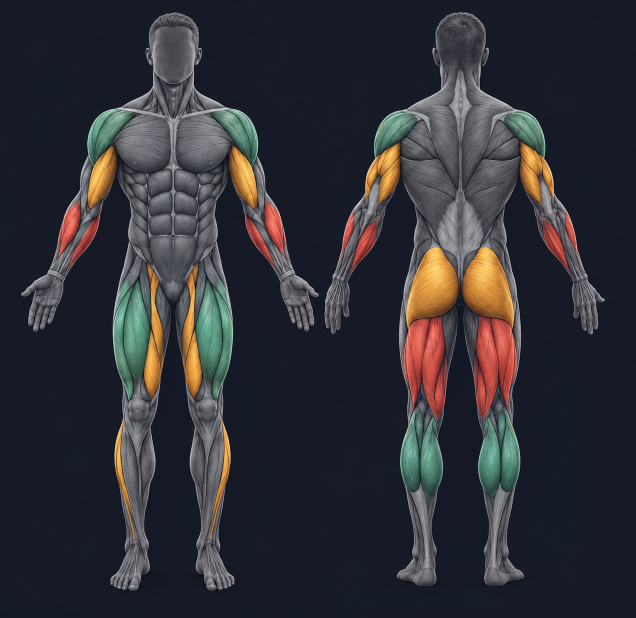
#> input picture tools/muscles/src.png, 1272 x 1236 px (shown at 1/2 size)
$ python make.py
#> lines starting #> are read from the running program, lines starting #| are printed output that depends on the picture; after the words box and inside, x2 and y2 are one past the last pixel; in counts of white or black regions, pixels touching at a corner belong together
# Muscle map assets (1.2): the drawing by a friend of the owner (tools/muscles/src.png, colours = sample groups)
# -> grey base (public/muscles/base.webp), one alpha mask per muscle_svc group (m_<key>.png) and a
# small label map for clicks (labels.png, value = group index + 1 in GROUPS order). Run from the repo root.
from PIL import Image, ImageDraw, ImageFilter
import numpy as np
from scipy import ndimage
src=Image.open(__import__('os').path.join(__import__('os').path.dirname(__file__),'src.png')).convert('RGB'); W,H=src.size
#> further down, src is the input picture: PIL image 1272x1236 RGB; mean R, G, B 48.6, 49, 55.5
#> after `W, H = src.size`: W = 1272; H = 1236
im=np.asarray(src).astype(float)/255
mx=im.max(-1); mn=im.min(-1); sat=(mx-mn)/(mx+1e-6)
#> after `sat = (mx - mn) / (mx + 1e-06)`:
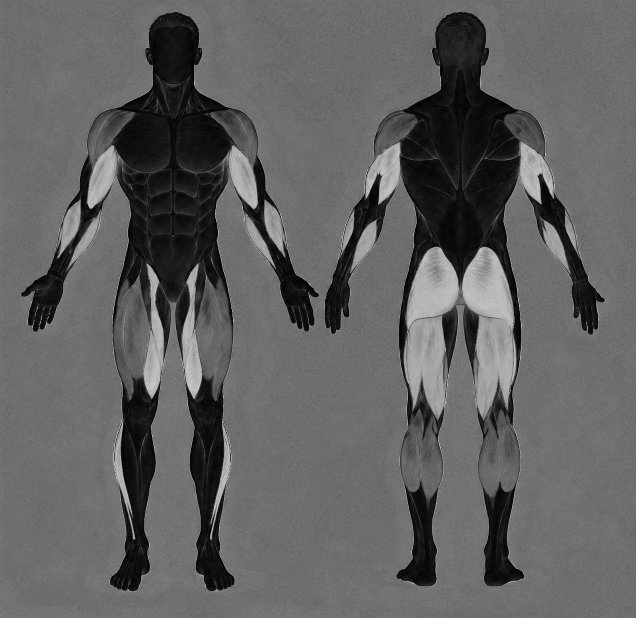
#> sat: shape (1236, 1272) float64 (shown at 1/2 size); min 0, max 1, mean 0.38
r,g,b=im[...,0],im[...,1],im[...,2]
# hue in [0,1)
d=mx-mn+1e-9
h=np.where(mx==r,((g-b)/d)%6,np.where(mx==g,(b-r)/d+2,(r-g)/d+4))/6
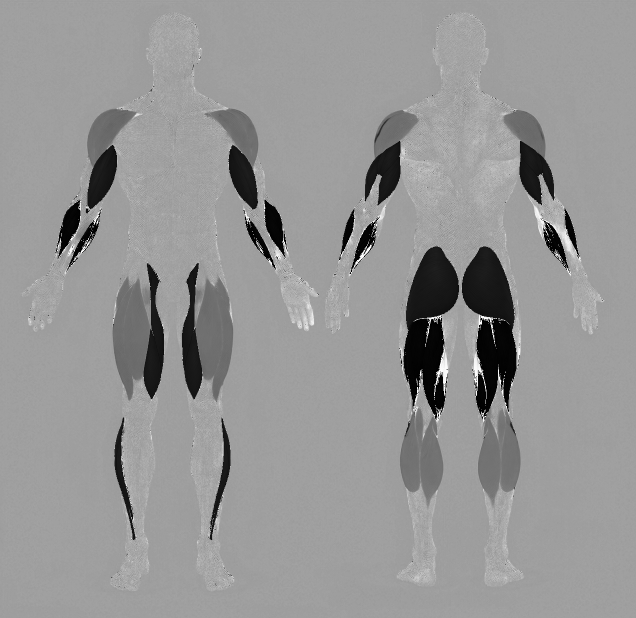
#> h: shape (1236, 1272) float64 (shown at 1/2 size); min 0, max 0.998, mean 0.588
bg=np.array([22,26,38])/255
dist=np.sqrt(((im-bg)**2).sum(-1))
body=dist>0.07
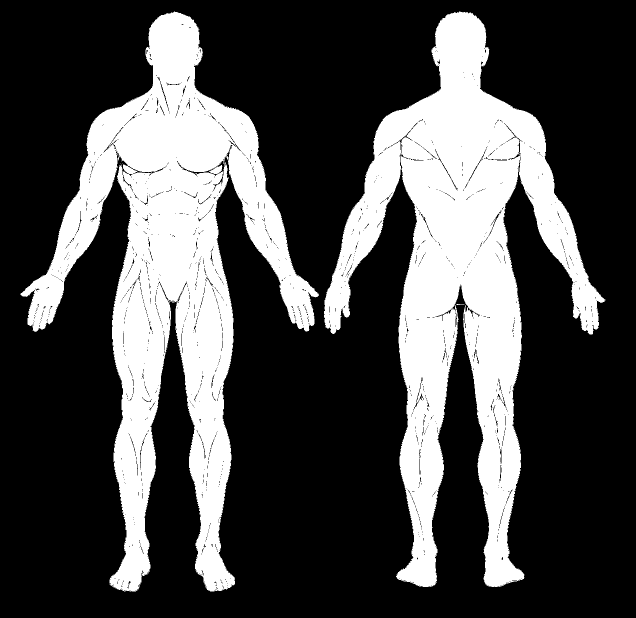
#> body: shape (1236, 1272) bool (shown at 1/2 size); 29.5% white; 8 white regions (5 under 20 px), largest, box (x1, y1, x2, y2) and area: (648, 23, 1211, 1174) 232152, (41, 23, 638, 1184) 230844, (913, 608, 929, 610) 21
col=(sat>0.3)&(mx>0.22)&(h<0.55)&body
#> col: shape (1236, 1272) bool; 8.9% white; 201 white regions (166 under 20 px), largest, box (x1, y1, x2, y2) and area: (924, 494, 1033, 994) 26516, (807, 494, 918, 836) 22265, (228, 527, 328, 799) 16161
col=ndimage.binary_opening(col,iterations=1); col=ndimage.binary_closing(col,iterations=2)
#> after `col = ndimage.binary_opening(col, iterations=1)`: col: shape (1236, 1272) bool; 8.7% white; 62 white regions (28 under 20 px), largest, box (x1, y1, x2, y2) and area: (807, 494, 918, 836) 21956, (924, 494, 1033, 833) 21761, (228, 527, 328, 799) 15992
#> after `col = ndimage.binary_closing(col, iterations=2)`: col: shape (1236, 1272) bool; 8.9% white; 39 white regions (13 under 20 px), largest, box (x1, y1, x2, y2) and area: (807, 494, 918, 836) 22290, (924, 494, 1033, 833) 22192, (228, 527, 328, 799) 16644
red=col&((h<0.06)|(h>0.95)); yel=col&(h>=0.06)&(h<0.2); grn=col&(h>=0.25)&(h<0.55)
#> after `red = col & ((h < 0.06) | (h > 0.95))`: red: shape (1236, 1272) bool; 2.3% white; 321 white regions (310 under 20 px), largest, box (x1, y1, x2, y2) and area: (807, 635, 890, 836) 11324, (951, 635, 1033, 833) 11316, (529, 399, 572, 513) 2443
#> after `yel = col & (h >= 0.06) & (h < 0.2)`: yel: shape (1236, 1272) bool; 3.6% white; 15 white regions (4 under 20 px), largest, box (x1, y1, x2, y2) and area: (812, 494, 917, 659) 10878, (924, 494, 1028, 658) 10766, (287, 527, 328, 798) 5725
#> after `grn = col & (h >= 0.25) & (h < 0.55)`: grn: shape (1236, 1272) bool; 3.1% white; 33 white regions (18 under 20 px), largest, box (x1, y1, x2, y2) and area: (228, 560, 303, 799) 10833, (391, 559, 464, 801) 10218, (958, 821, 1039, 994) 9138
yy,xx=np.mgrid[0:H,0:W]
front=xx<636; back=~front
G={k:np.zeros((H,W),bool) for k in ['calves','quads','hams','glutes','hips','core','back','chest','shoulders','arms','knees','ankles']}
def poly(pts):
    m=Image.new('L',(W,H),0); ImageDraw.Draw(m).polygon(pts,fill=255); return np.asarray(m)>0
#> after `m = Image.new('L', (W, H), 0)`: m: PIL image 1272x1236 L; every value is 0
#> after `ImageDraw.Draw(m).polygon(pts, fill=255)`: m: PIL image 1272x1236 L; 1.5% white; 1 white region, box (x1, y1, x2, y2) and area: (240, 226, 453, 353) 23149
#> in poly (call 2), `ImageDraw.Draw(m).polygon(pts, fill=255)`: m: PIL image 1272x1236 L; 2.2% white; 1 white region, box (x1, y1, x2, y2) and area: (250, 350, 433, 576) 34124
def circ(cx,cy,rr):
    return (xx-cx)**2+(yy-cy)**2<rr*rr
G['chest']|=poly([(255,232),(338,226),(352,226),(430,232),(452,262),(445,320),(420,345),(360,348),(345,352),(330,348),(270,345),(245,320),(240,262)])&body
G['core']|=poly([(262,350),(420,350),(432,400),(430,470),(412,520),(372,560),(340,575),(308,560),(270,520),(250,470),(250,400)])&body
G['knees']|=(circ(287,805,30)|circ(410,805,30))&body
G['back']|=poly([(860,175),(900,165),(940,175),(990,215),(1030,240),(1045,290),(1040,380),(1020,450),(985,495),(930,510),(880,510),(840,495),(810,450),(795,380),(795,290),(810,240),(850,215)])&body
#> in poly (call 3), `ImageDraw.Draw(m).polygon(pts, fill=255)`: m: PIL image 1272x1236 L; 4.4% white; 1 white region, box (x1, y1, x2, y2) and area: (795, 165, 1046, 511) 69051
G['ankles']|=(poly([(838,990),(872,990),(876,1110),(842,1110)])|poly([(978,990),(1012,990),(1008,1110),(974,1110)]))&body
#> in poly (call 4), `ImageDraw.Draw(m).polygon(pts, fill=255)`: m: PIL image 1272x1236 L; 0.27% white; 1 white region, box (x1, y1, x2, y2) and area: (838, 990, 877, 1111) 4231
#> in poly (call 5), `ImageDraw.Draw(m).polygon(pts, fill=255)`: m: PIL image 1272x1236 L; 0.27% white; 1 white region, box (x1, y1, x2, y2) and area: (974, 990, 1013, 1111) 4231
# coloured ones (override)
def put(k,m):
#> called with k = 'shoulders'
    for kk in G: G[kk]&=~m
#> this loop made 12 passes
#> kk on passes 1 to 12: 'calves', 'quads', 'hams', 'glutes', 'hips', 'core', 'back', 'chest', 'shoulders', 'arms', 'knees', 'ankles'
#> after the loop, G = 12 items
    G[k]|=m
put('shoulders',grn&(yy<300))
# whole deltoids (the drawing is coloured only partly at the top of the shoulder)
put('shoulders',(poly([(250,222),(215,222),(185,245),(175,280),(180,320),(200,330),(225,300),(250,265)])|poly([(436,222),(471,222),(501,245),(511,280),(506,320),(486,330),(461,300),(436,265)])
    |poly([(830,225),(790,225),(760,245),(748,280),(752,310),(775,300),(805,280),(835,255)])|poly([(1010,225),(1050,225),(1080,245),(1092,280),(1088,310),(1065,300),(1035,280),(1005,255)]))&body)
#> in poly (call 6), `ImageDraw.Draw(m).polygon(pts, fill=255)`: m: PIL image 1272x1236 L; 0.36% white; 1 white region, box (x1, y1, x2, y2) and area: (175, 222, 251, 331) 5659
#> in poly (call 7), `ImageDraw.Draw(m).polygon(pts, fill=255)`: m: PIL image 1272x1236 L; 0.36% white; 1 white region, box (x1, y1, x2, y2) and area: (436, 222, 512, 331) 5659
#> in poly (call 8), `ImageDraw.Draw(m).polygon(pts, fill=255)`: m: PIL image 1272x1236 L; 0.29% white; 1 white region, box (x1, y1, x2, y2) and area: (748, 225, 836, 311) 4613
#> in poly (call 9), `ImageDraw.Draw(m).polygon(pts, fill=255)`: m: PIL image 1272x1236 L; 0.29% white; 1 white region, box (x1, y1, x2, y2) and area: (1005, 225, 1093, 311) 4613
#> the loop in put (call 2), `for kk in G: G[kk]&=~m` made 12 passes
put('arms',yel&front&(yy<440)&((xx<240)|(xx>440)))
put('arms',red&front&(yy<560))
put('quads',grn&front&(yy>500))
put('hips',yel&front&(yy>500)&(yy<820)&(xx>270)&(xx<410))
put('ankles',yel&front&(yy>820))
put('arms',yel&back&(yy<440)&((xx<810)|(xx>1030)))
put('arms',red&back&(yy<580)&((xx<790)|(xx>1050)))
put('glutes',yel&back&(yy>470)&(yy<660))
put('hams',red&back&(yy>600))
put('calves',grn&back&(yy>780))
for k in G:
    m=ndimage.binary_closing(G[k],iterations=4)
    G[k]=ndimage.binary_fill_holes(m)&body
#> this loop made 12 passes
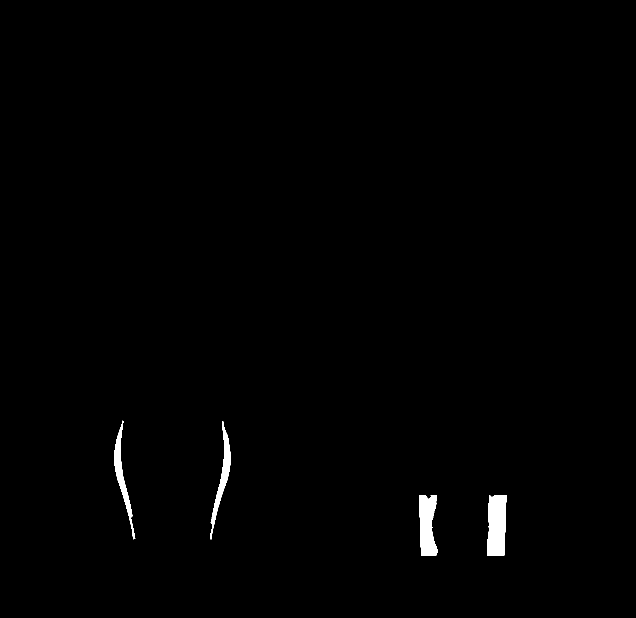
#> m: shape (1236, 1272) bool (shown at 1/2 size); 0.76% white; 4 white regions, box (x1, y1, x2, y2) and area: (974, 990, 1013, 1111) 4148, (838, 990, 875, 1111) 3461, (420, 842, 461, 1079) 2244, (229, 841, 271, 1079) 2149
for k,m in G.items(): print(k,m.sum())
# grey base: luminance, recolour coloured areas to match nearby grey
L=0.3*r+0.59*g+0.11*b
grey_mus=body&~col&(L>0.12)
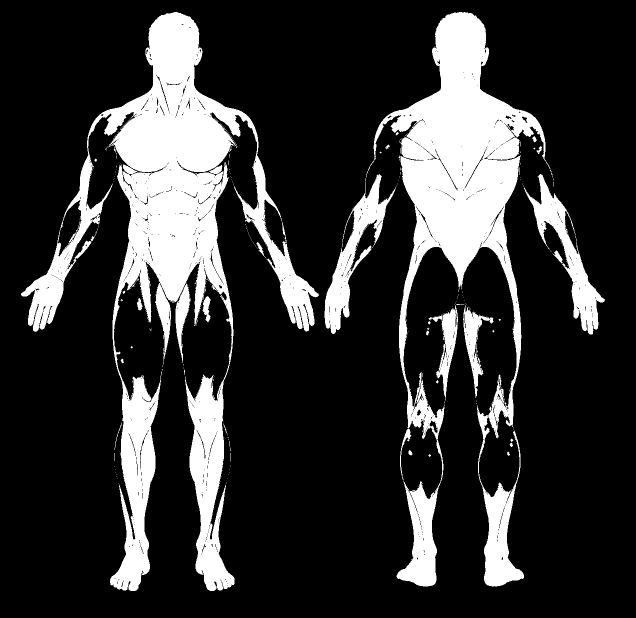
#> grey_mus: shape (1236, 1272) bool (shown at 1/2 size); 20.2% white; 260 white regions (228 under 20 px), largest, box (x1, y1, x2, y2) and area: (42, 24, 638, 1182) 164940, (732, 24, 1101, 1173) 117393, (1048, 348, 1210, 669) 11770
tgt=np.median(L[grey_mus&(yy>500)])
#> tgt = 0.374
lab,n=ndimage.label(col)
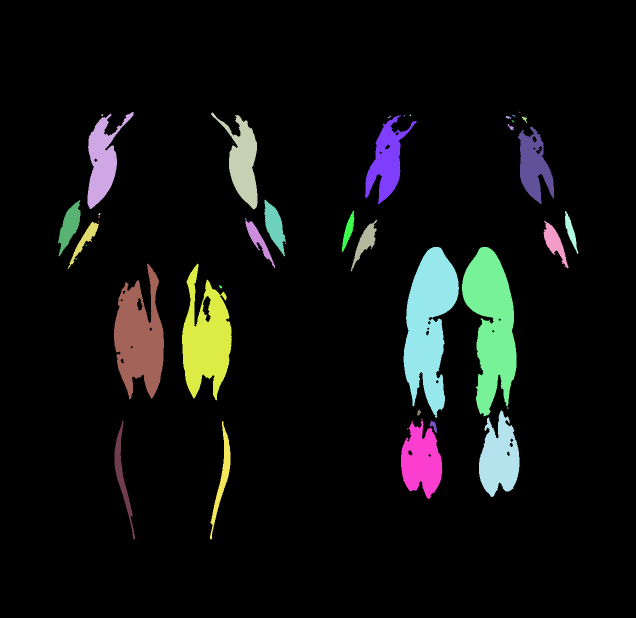
#> lab: shape (1236, 1272) int32 (shown at 1/2 size); 46 distinct labels, from 0 to 45; one colour per label, 0 black
#> n = 45
out=L.copy()
for i in range(1,n+1):
    m=lab==i
    if m.sum()<30: continue
    out[m]=np.clip(L[m]*(tgt*1.05/np.median(L[m])),0,1)
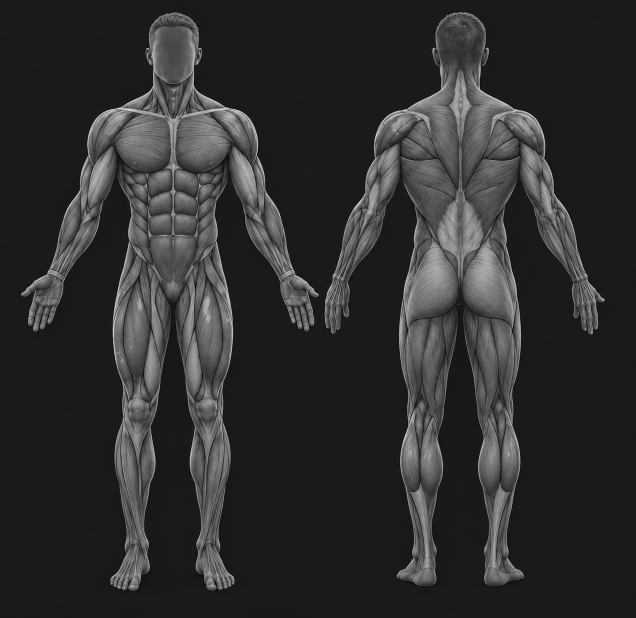
#> out: shape (1236, 1272) float64 (shown at 1/2 size); min 0, max 0.972, mean 0.186
# soften seams
blur=ndimage.gaussian_filter(out,1.0); edge=ndimage.binary_dilation(col,iterations=2)&~ndimage.binary_erosion(col,iterations=2)
out[edge]=blur[edge]
a=np.clip((dist-0.04)/0.06,0,1)
rgb=np.stack([out*0.96,out*0.98,out*1.02],-1)
base=Image.fromarray(np.dstack([np.clip(rgb,0,1)*255,a*255]).astype(np.uint8),'RGBA')
S=1000/W; size=(1000,round(H*S))
#> after `S = 1000 / W`: S = 0.786
#> after `size = (1000, round(H * S))`: size = (1000, 972)
base=base.resize(size,Image.LANCZOS)
import os; os.makedirs('public/muscles',exist_ok=True)
base.save('public/muscles/base.webp',quality=82,method=6)
keys=list(G)
#> keys = ['calves', 'quads', 'hams', 'glutes', 'hips', 'core', 'back', 'chest', 'shoulders', 'arms', 'knees', 'ankles']
lbl=np.zeros((H,W),np.uint8)
for i,k in enumerate(keys):
    m=Image.fromarray((G[k]*255).astype(np.uint8)).resize(size,Image.LANCZOS).filter(ImageFilter.GaussianBlur(0.8))
    Image.merge('LA',(Image.new('L',size,255),m)).save(f'public/muscles/m_{k}.png',optimize=True)
    lbl[G[k]]=i+1
Image.fromarray(lbl).resize((250,round(H*250/W)),Image.NEAREST).save('public/muscles/labels.png',optimize=True)
print(keys, size)
#| ['calves', 'quads', 'hams', 'glutes', 'hips', 'core', 'back', 'chest', 'shoulders', 'arms', 'knees', 'ankles'] (1000, 972)
